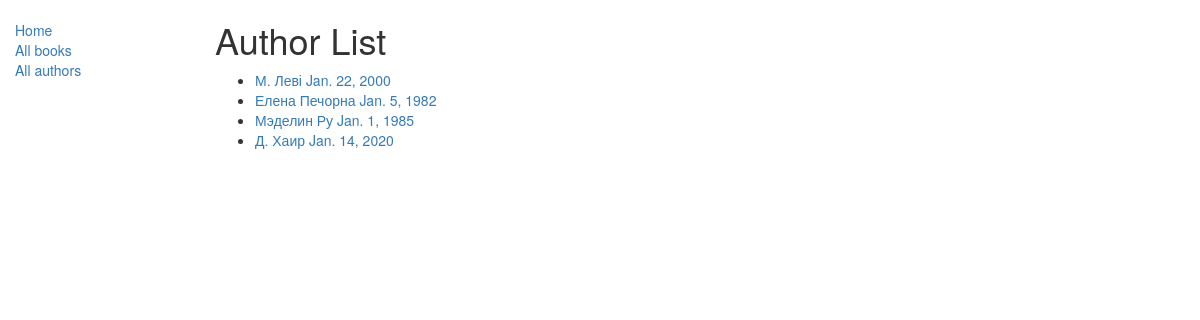
The app's page /catalog/authors/, older data.
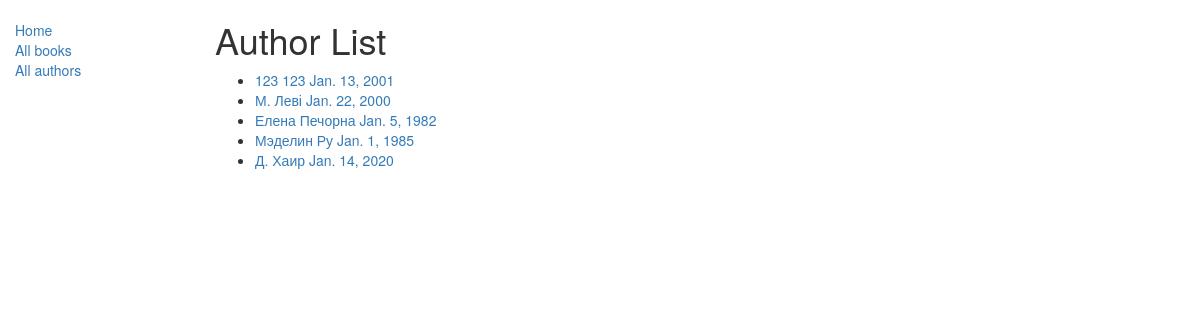
The same page, newer data.
### catalog/models.py (models this page shows, shortened)
class Author(models.Model):
    first_name = models.CharField(max_length=100)
    last_name = models.CharField(max_length=100)
    date_of_birth = models.DateField(null=True, blank=True)
    date_of_death = models.DateField('Died', null=True, blank=True)
    def get_absolute_url(self):
        return reverse('author-detail', args=[str(self.id)])
    class Meta:
        ordering = ['last_name']

### catalog/views.py (the view)
class AuthorListView(generic.ListView):
    model = Author
    paginate_by = 10

### catalog/templates/catalog/author_list.html
{% extends "base_generic.html" %}
{% block content %}
    <h1>Author List</h1>
    {% if author_list %}
    <ul>
      {% for author in author_list %}
      <li>
        <a href="{{ author.get_absolute_url }}">{{ author.first_name }} {{author.last_name}} {{author.date_of_birth}}</a>
      </li>
      {% endfor %}
    </ul>
    {% else %}
      <p>There are no author in the library.</p>
    {% endif %}
{% endblock %}

Row changes from the older to the newer data that the page shows:
added Author: first_name "123", last_name "123", date_of_birth "Jan. 13, 2001"
